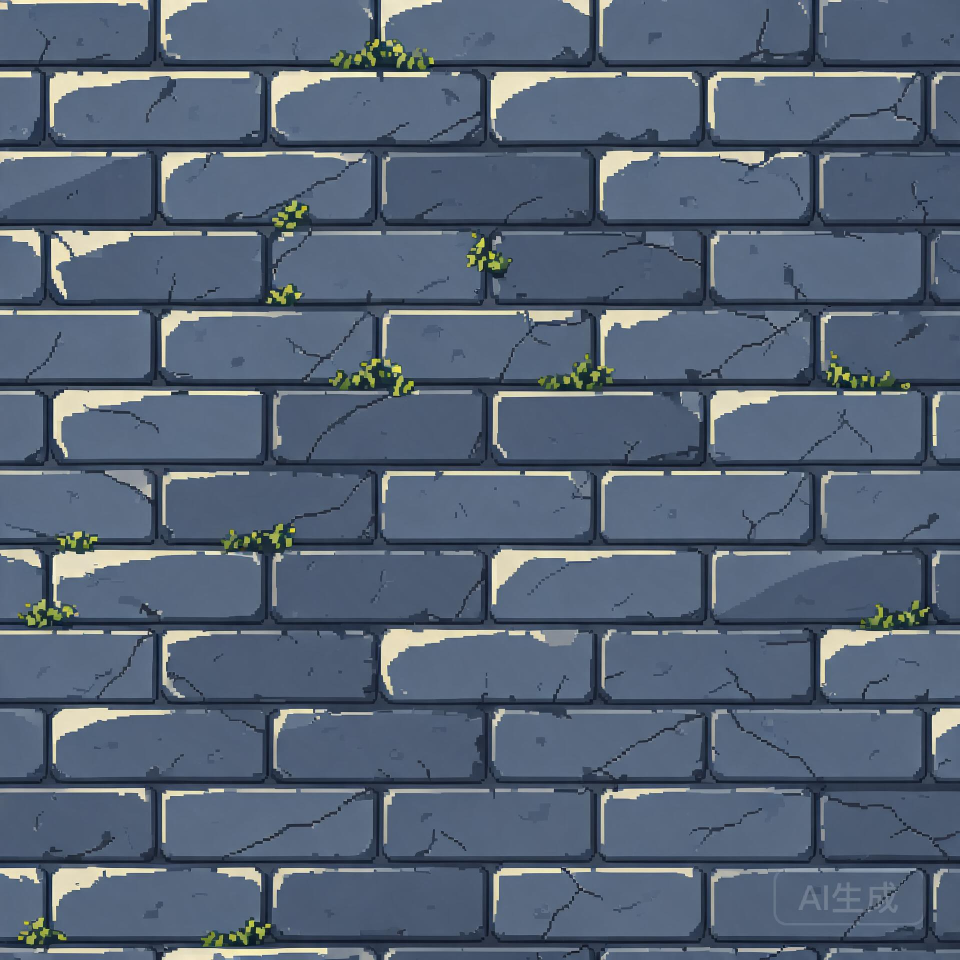
#> input picture shanhai/assets_src/preview/gen/ground_stone_plan.jpg, 1920 x 1920 px, found by its file name (shown at 1/2 size)
$ python ground.py
#> lines starting #> are read from the running program, lines starting #| are printed output that depends on the picture
# -*- coding: utf-8 -*-
"""地面构件：平面纹理 -> 镜像无缝 -> 2:1 等距反采样成菱形地块（四向可平铺）。"""
import json
from paths import ROOT, MODULES, PREVIEW, GEN, CHAR, ISO_OUT, HERE, FONT_DIR, ensure
import os

import numpy as np
from PIL import Image

# GEN 由 paths 提供（相对仓库根推导）
OUT = MODULES
PPU = 96          # 每格 96 像素（平面纹理分辨率）


def seamless_tile(path, size=PPU * 2):
#> called with size = 192
    im = Image.open(path).convert('RGB')
#> im is the input picture: PIL image 1920x1920 RGB; mean R, G, B 85.9, 99.6, 117.7
    side = int(min(im.size) * 0.42)          # 放大裁切，让石板尺度接近一格
#> side = 806
    im = im.crop(((im.width - side) // 2, (im.height - side) // 2,
                  (im.width + side) // 2, (im.height + side) // 2)).resize((size, size), Image.LANCZOS)
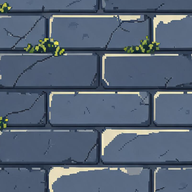
#> im: PIL image 192x192 RGB; mean R, G, B 85.5, 99.2, 116.8
    a = np.array(im)
    h = size // 2
    top = np.concatenate([a[:h, :h], a[:h, :h][:, ::-1]], axis=1)
    bot = np.concatenate([a[h:, :h][::-1, :], a[h:, :h][::-1, :][:, ::-1]], axis=1)
    return np.concatenate([top, bot], axis=0)


def iso_patch(tile, w=2, h=2):
    """把平面纹理按 x=(du-dv)*32, y=(du+dv)*16 反采样成 [w,h] 足迹菱形。"""
#> called with w = 2, h = 2
    W, H = (w + h) * 32, (w + h) * 16
    ys, xs = np.mgrid[0:H, 0:W]
    x = xs - W // 2                 # 相对前底顶点
    y = ys - (H - 1)                # 底行=锚点
    du = x / 64.0 + y / 32.0        # [-w,0]
    dv = y / 32.0 - x / 64.0        # [-h,0]
    u = (du + w) * PPU
    v = (dv + h) * PPU
    p = tile.shape[0]
#> p = 192
    u0, v0 = u.astype(int) % p, v.astype(int) % p
    u1, v1 = (u0 + 1) % p, (v0 + 1) % p
    fu, fv = u - np.floor(u), v - np.floor(v)
    fu, fv = fu[:, :, None], fv[:, :, None]
    c00, c10 = tile[v0, u0], tile[v0, u1]
    c01, c11 = tile[v1, u0], tile[v1, u1]
    rgb = ((c00 * (1 - fu) + c10 * fu) * (1 - fv) + (c01 * (1 - fu) + c11 * fu) * fv)
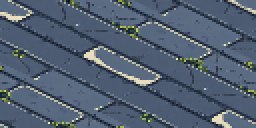
#> rgb: shape (64, 128, 3) float64 (shown 2 times larger); mean of channels 0, 1, 2 82.1, 96.1, 114.3; drawn as R, G, B
    inside = (u >= 0) & (u <= w * PPU) & (v >= 0) & (v <= h * PPU)
    a = (inside * 255).astype(np.uint8)
    out = np.dstack([rgb.astype(np.uint8), a])
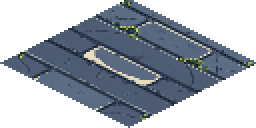
#> out: shape (64, 128, 4) (shown 2 times larger); mean of channels 0, 1, 2, 3 82, 95.9, 114.1, 129.5; transparent parts drawn white
    return Image.fromarray(out, 'RGBA')


def emit(name, src, w=2, h=2, note=''):
    tile = seamless_tile(src)
    im = iso_patch(tile, w, h)
    im.save(os.path.join(OUT, name + '.png'))
    bb = im.getbbox()
#> bb = (0, 0, 128, 64)
    meta = {
        'name': name,
        'facing': 'ALL',
        'footprint': [w, h],
        'height_px': 0,
        'anchor': [0.5, 1.0],
        'tile': [64, 32],
        'tileable': {'u': True, 'v': True, 'seam': 'mirror'},
        'sprite_size': [im.width, im.height],
        'sprite_h_px': int(bb[3] - bb[1]),
        'ratio_to_char': 0,
        'margins_px': [int(bb[0]), int(bb[1]), int(im.width - bb[2]), int(im.height - bb[3])],
        'source': 'text_to_image plan texture + mirror seamless + 2:1 isometric inverse map',
        'outline_px': 0,
        'mirror_derived': False,
        'derive_op': 'source',
        'derived_from': None,
        'note': note,
    }
    with open(os.path.join(OUT, name + '.json'), 'w', encoding='utf-8') as f:
        json.dump(meta, f, ensure_ascii=False, indent=1)
    print('%-14s %dx%d  margins=%s' % (name, im.width, im.height, meta['margins_px']))
#| ground_stone   128x64  margins=[0, 0, 0, 0]


if __name__ == '__main__':
    emit('ground_stone', os.path.join(GEN, 'ground_stone_plan.jpg'), 2, 2,
         '长青石错缝 + 倒角亮棱 + 裂纹苔痕，四向平铺')
    emit('ground_dirt', os.path.join(GEN, 'ground_dirt_plan.jpg'), 2, 2,
         '夯实土 + 碎石干草 + 车辙，四向平铺')
#> call 2 of seamless_tile, with size = 192
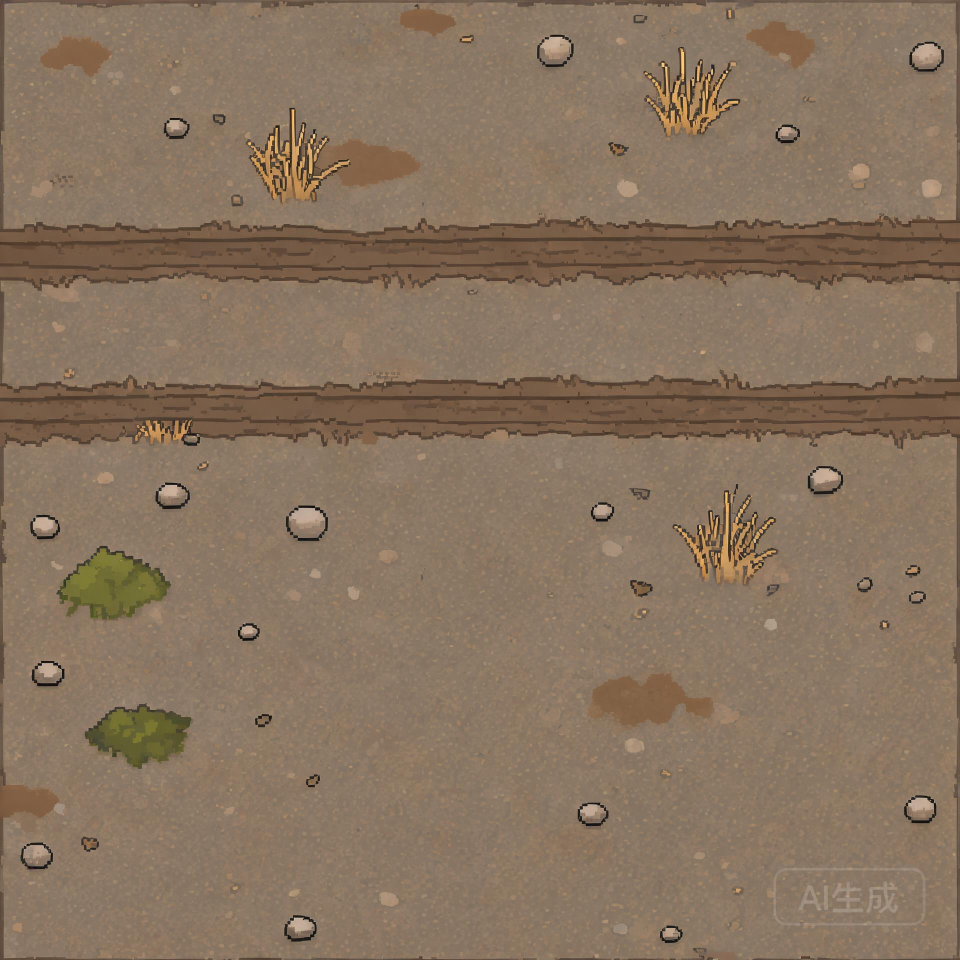
#> input picture shanhai/assets_src/preview/gen/ground_dirt_plan.jpg, 1920 x 1920 px, found by its file name (shown at 1/2 size)
#> in seamless_tile, im is the input picture: PIL image 1920x1920 RGB; mean R, G, B 135.7, 115.1, 94.8
#> call 2 of iso_patch, with w = 2, h = 2
#> in iso_patch (call 2), `c01, c11 = tile[v1, u0], tile[v1, u1]`:
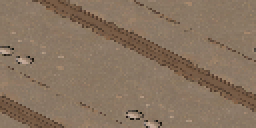
#> c01: shape (64, 128, 3) (shown 2 times larger); mean of channels 0, 1, 2 135.5, 115.2, 95.7; drawn as R, G, B
#> in iso_patch (call 2), `out = np.dstack([rgb.astype(np.uint8), a])`:
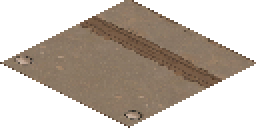
#> out: shape (64, 128, 4) (shown 2 times larger); mean of channels 0, 1, 2, 3 135.4, 115.1, 95.6, 129.5; transparent parts drawn white
#| ground_dirt    128x64  margins=[0, 0, 0, 0]
    # 3x3 平铺接缝自检
    from PIL import ImageDraw
    sheet = Image.new('RGB', (900, 520), (26, 30, 34))
    for i, name in enumerate(('ground_stone', 'ground_dirt')):
        im = Image.open(os.path.join(OUT, name + '.png')).convert('RGBA')
        ox, oy = 20 + i * 450, 200
        for a in range(3):
            for b in range(3):
                ax = (a - b) * 64
                ay = (a + b) * 32
                sheet.paste(im, (ox + ax - 64 + 225, oy + ay - 64 + 60), im)
    ImageDraw.Draw(sheet).text((30, 24), '地面 2×2 平铺接缝自检（左：石板 / 右：土）', fill=(230, 236, 242))
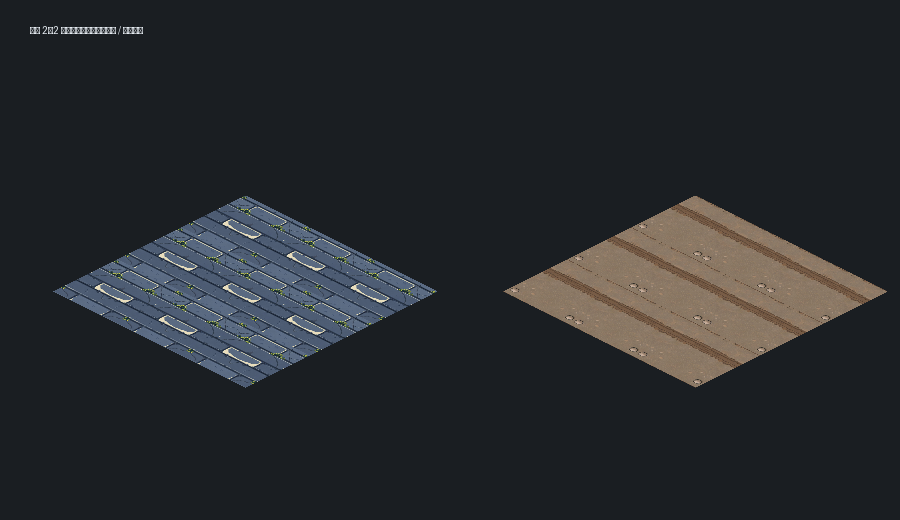
#> sheet: PIL image 900x520 RGB; mean R, G, B 39.3, 42.1, 45.4
    sheet.save(os.path.join(PREVIEW, 'ground_tiles.png'))
    print('saved ground_tiles.png')
